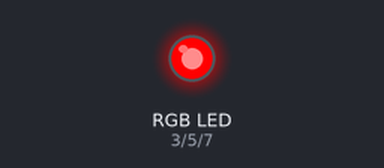
Recording of a sketch running on a simulated Arduino Uno, built with avr-gcc and run on an emulated ATmega328P. Parts: an RGB LED mixed from three pins (HIGH = lit).

Above: at 0.5 s.
At 1.5 s:
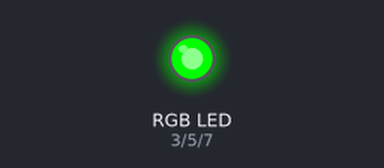
At 2.5 s:
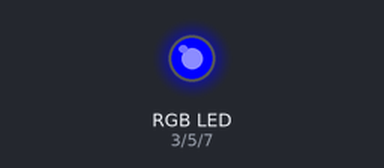
At 3.5 s:
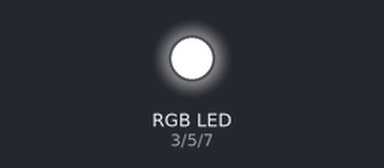
Timing chart, 0 to 5.2 s (numbered marks = the images above):
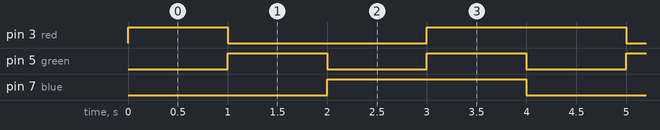

The sketch:

RGB_lightchaser.ino
```cpp
/*
   the goal of this program is to creat a light chaser using the RGB
   the program is set to turn the red light on first then blue and then
   green, they then all turn on to set the color to white. once all lights
   turn on the program rests creatinga light chaser.
   the theme is digital Output */


int red = 3;
int green = 5;
int blue = 7;

void setup() {
  // put your setup code here, to run once:
  pinMode(red, OUTPUT);       //sets pin 3 as an output
  pinMode(blue, OUTPUT);      //sets pin 5 as an output
  pinMode(green, OUTPUT);     //sets pin 7 as an output
}

void loop() {
  // put your main code here, to run repeatedly:
  digitalWrite(red, HIGH);     //turns the LED on by setting the voltage to HIGH
  digitalWrite(green, LOW);     //turns the LED off by setting the voltage to LOW
  digitalWrite(blue, LOW);     //turns the LED off by setting the voltage to LOW
  delay(1000);                 //delays for a second
  digitalWrite(red, LOW);     //turns the LED off by setting the voltage to HIGH
  digitalWrite(green, HIGH);     //turns the LED on by setting the voltage to LOW
  digitalWrite(blue, LOW);     //turns the LED off by setting the voltage to LOW
  delay(1000);                 //delays for a second
  digitalWrite(red, LOW);     //turns the LED off by setting the voltage to HIGH
  digitalWrite(green, LOW);     //turns the LED off by setting the voltage to LOW
  digitalWrite(blue, HIGH);     //turns the LED on by setting the voltage to LOW
  delay(1000);                 //delays for a second
  digitalWrite(red, HIGH);     //turns the LED on by setting the voltage to HIGH
  digitalWrite(green, HIGH);     //turns the LED on by setting the voltage to LOW
  digitalWrite(blue, HIGH);     //turns the LED on by setting the voltage to LOW
  delay(1000);                 //delays for a second
}
```

Measured:
- by itself, pin 3 (red): repeats every 4.0 s: LOW 2.0 s, HIGH 2.0 s
- by itself, pin 5 (green): alternates HIGH for 1.0 s and LOW for 1.0 s
- by itself, pin 7 (blue): alternates HIGH for 2.0 s and LOW for 2.0 s
